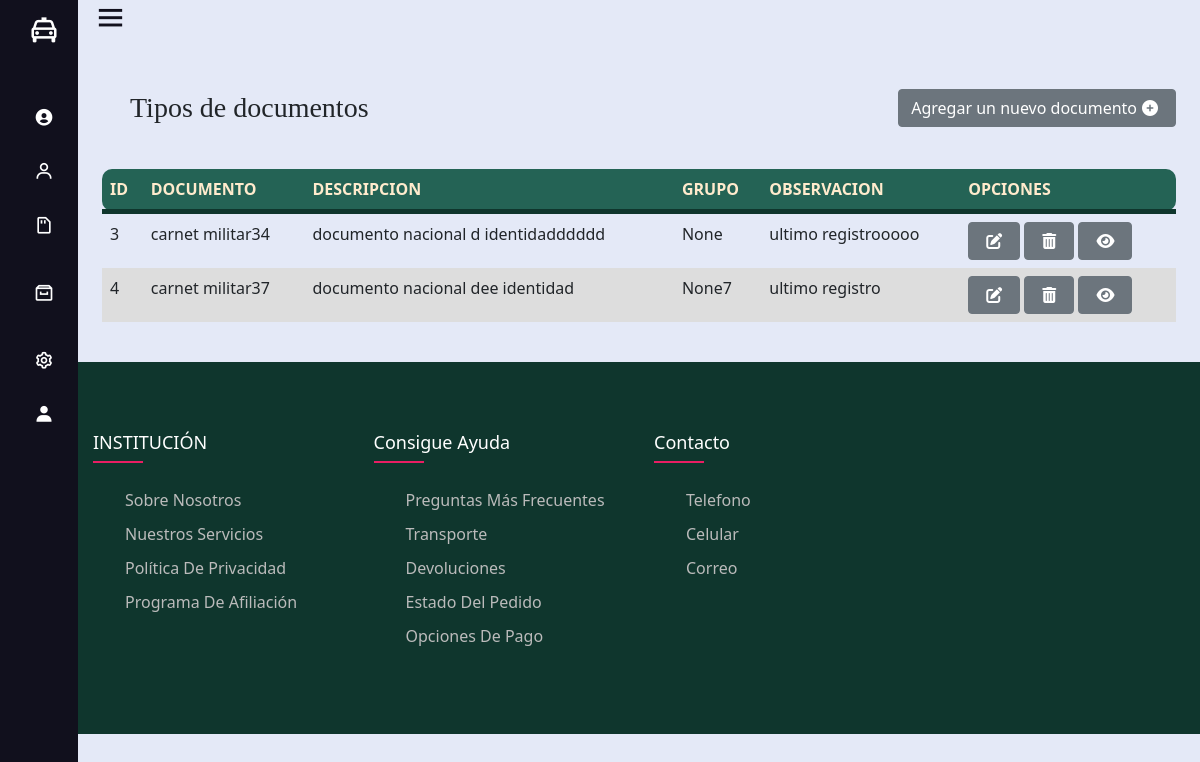
Screenshot of /documentTypeORI/ (signed in) with the database file from the repository.
### Aplicacion1/models.py (models this page shows)
class Tipodocori(models.Model):
    id = models.AutoField(db_column='Id', primary_key=True)  # Field name made lowercase.
    documento = models.CharField(db_column='Documento', max_length=100)  # Field name made lowercase.
    descripcion = models.CharField(db_column='Descripcion', max_length=200, blank=True, null=True)  # Field name made lowercase.
    grupo = models.CharField(db_column='Grupo', max_length=200, blank=True, null=True)  # Field name made lowercase.
    activo = models.IntegerField(db_column='Activo', blank=True, null=True)  # Field name made lowercase.
    estado = models.IntegerField(db_column='Estado')  # Field name made lowercase.
    obs = models.CharField(db_column='Obs', max_length=200, blank=True, null=True)  # Field name made lowercase.
    idusercrea = models.IntegerField(db_column='IdUserCrea', blank=True, null=True)  # Field name made lowercase.
    idusermodifica = models.IntegerField(db_column='IdUserModifica', blank=True, null=True)  # Field name made lowercase.
    fechacrea = models.DateTimeField(db_column='FechaCrea', blank=True, null=True)  # Field name made lowercase.
    fechamodifica = models.DateTimeField(db_column='FechaModifica', blank=True, null=True)  # Field name made lowercase.
    maqcrea = models.CharField(db_column='MaqCrea', max_length=50, blank=True, null=True)  # Field name made lowercase.
    maqmodifica = models.CharField(db_column='MaqModifica', max_length=50, blank=True, null=True)  # Field name made lowercase.
    class Meta:
        managed = True
        db_table = 'TipoDocORI'

### Aplicacion1/views.py (the view)
# urls.py: path('documentTypeORI/', views.listTipoDocumentoORI, name = "listDocumentsORI"),
@login_required(login_url='signin')
def listTipoDocumentoORI(request):
    TiposdeDocumentoORI=Tipodocori.objects.filter(activo="1")
    return render(request, "paginas/tipo_doc_ori/list.html", {"tiposDocumentoORI": TiposdeDocumentoORI})

### Aplicacion1/templates/paginas/tipo_doc_ori/list.html (shortened to what this page needs)
{% extends '../../layout.html' %}
{% block content %}
{% load static %}
<div class="d-flex bd-highlight mb-3 align-items-center">
    <div class="me-auto bd-highlight align-self-end p">
        <h3 class="title-card">Tipos de documentos</h3>
    </div>
    <div class="bd-highlight">
        <a href="form" class="btn btn-secondary">Agregar un nuevo documento<i class="fas fa-plus-circle"></i></a>
    </div>
</div>
<div class="table-responsive">
    <table class=" table table-borderless">
        <thead>
            <tr>
                <th>ID</th>
                <th>DOCUMENTO</th>
                <th>DESCRIPCION</th>
                <th>GRUPO</th>
                <th>OBSERVACION</th>
                <th colspan="3">OPCIONES</th>
            </tr>
        </thead>
        <tbody>
            {% for i in  tiposDocumentoORI %}
            <tr>
                <td>{{i.id}}</td>
                <td>{{i.documento}}</td>
                <td>{{i.descripcion}}</td>
                <td>{{i.grupo}}</td>
                <td>{{i.obs}}</td>
                <td><a href="edit/{{i.id}}" class="btn btn-secondary"><i class="fas fa-edit"></i></a>
                <a href="delete/{{i.id}}" class="btn btn-secondary btnEliminacion"><i class="fas fa-trash-alt"></i></a>
                <a href="view/{{i.id}}" class="btn btn-secondary "><i class="fas fa-eye"></i></a></td>
            </tr>
            {% endfor %}
        </tbody>
    </table>
</div>
{% endblock %}

### ProyectoPNP/static/assets/css/style.css (style rules this page uses)
body { background-color: white; }
tr:first-child th:first-child { border-top-left-radius: 10px; }
tr:first-child th:last-child { border-top-right-radius: 10px; }
tr:last-child th:first-child { border-bottom-left-radius: 10px; }
tr:last-child th:last-child { border-bottom-right-radius: 10px; }
tr:first-child th { border-top-style: solid; }
tr th:first-child { border-left-style: solid; }
thead { background-color: #246355; color: blanchedalmond; border-bottom: solid 5px #0F362D; }
tr:nth-child(even) { background-color:#ddd; }
i { margin: 0px 5px; }
.title-card { font-family: 'Sahitya', serif; margin: 1em; }

### rows the page displays
Tipodocori: id "3", documento "carnet militar34", descripcion "documento nacional d identidadddddd", grupo "None", obs "ultimo registrooooo"
Tipodocori: id "4", documento "carnet militar37", descripcion "documento nacional dee identidad", grupo "None7", obs "ultimo registro"
